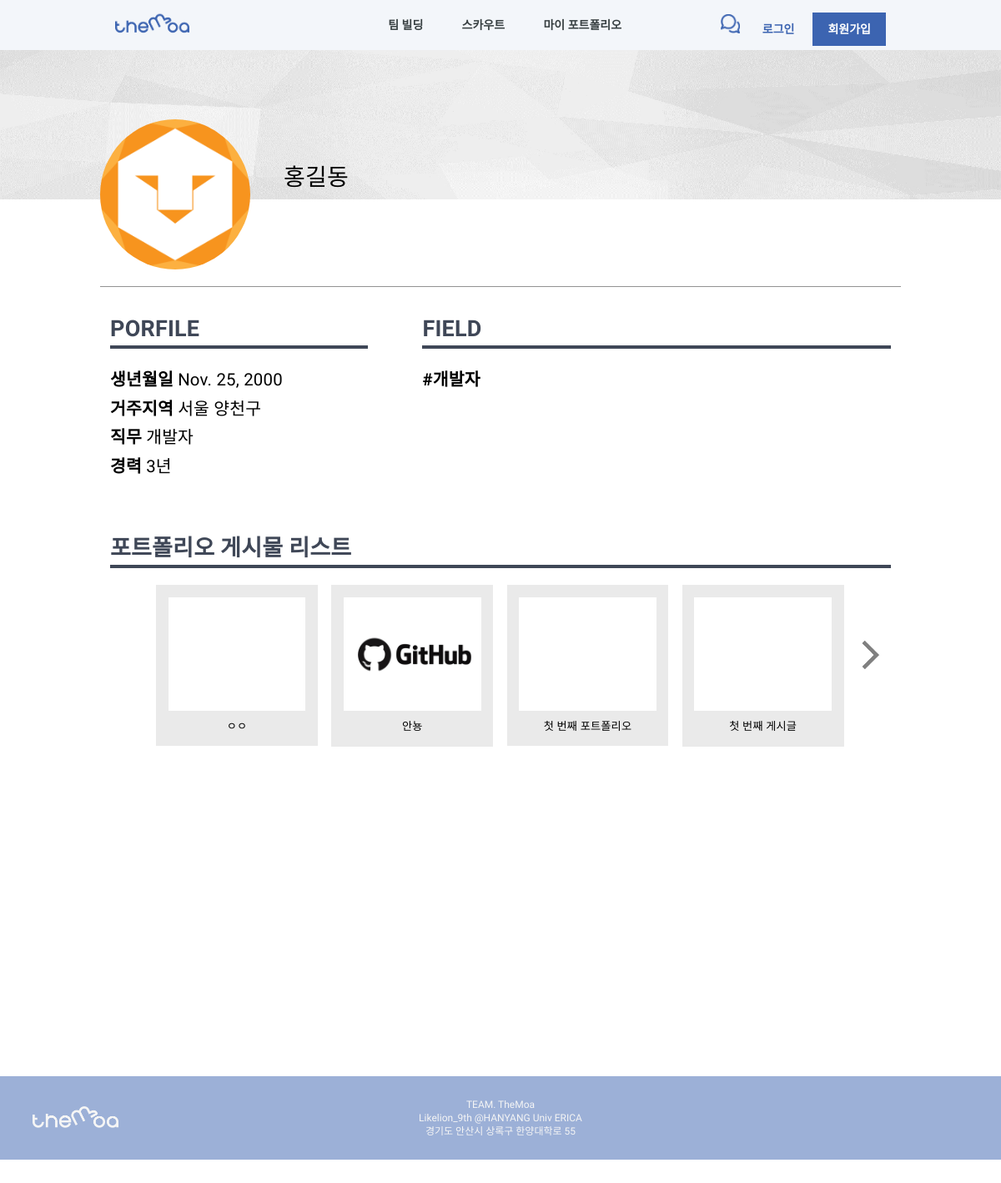
The app's page /portfolio/1, older data.
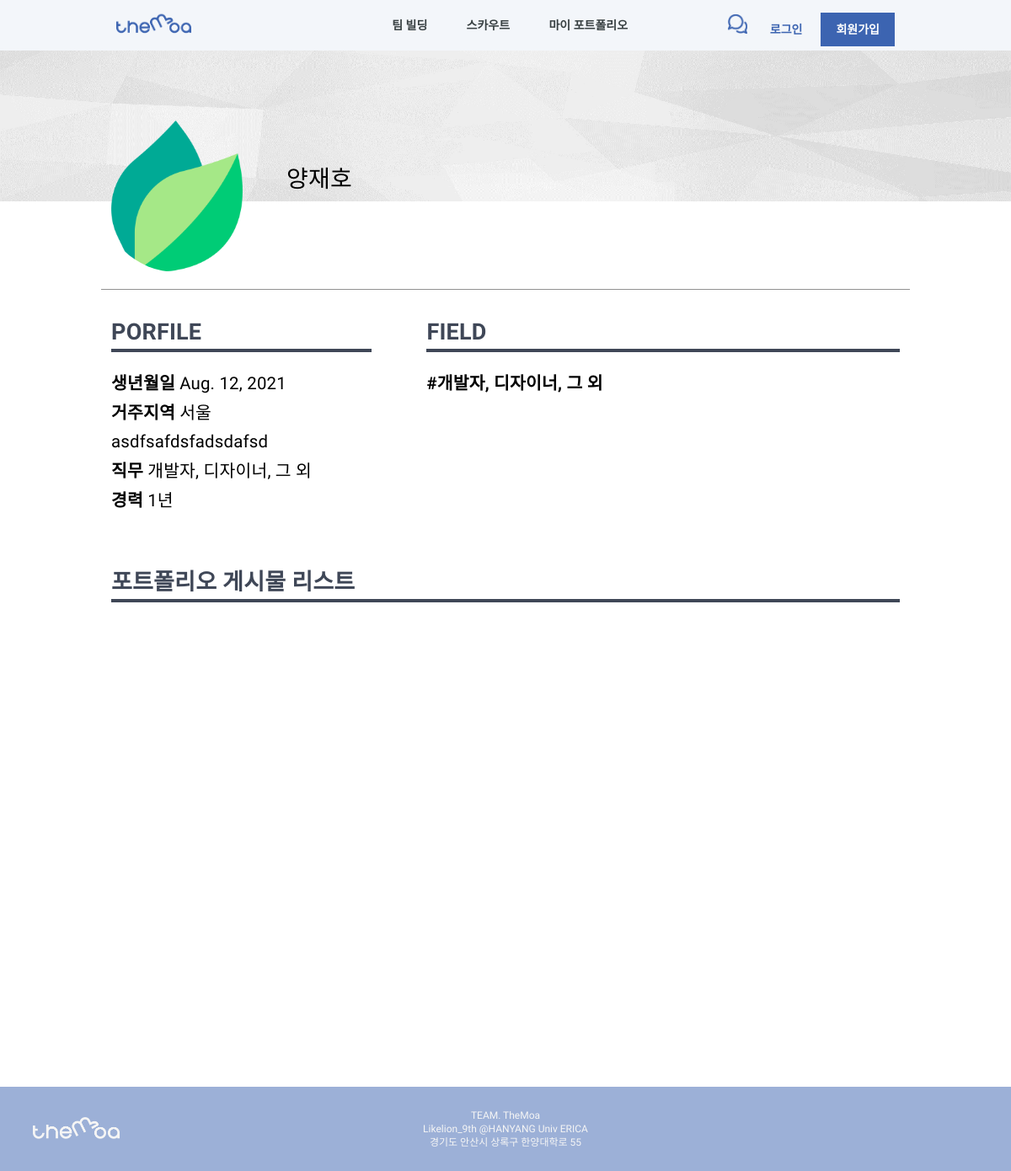
The same page, newer data.
### users/models.py (models this page shows)
class User(AbstractUser):
    image = models.ImageField(default="image/users/none/profile_default.png", upload_to="image/users" , blank=True, null=False)
    name = models.CharField(default='', max_length=300)
    birth_date = models.DateField(default=timezone.now)
    address_sido = models.CharField(default='', choices=LOCATE_CHOICES, max_length=200)
    address_gungu = models.CharField(default='', max_length=200)
    career = models.CharField(default='0', max_length=200, choices=CAREER_CHOICES)
    state = models.CharField(default='', blank=True, null=False, max_length=200, choices=STATE_CHOICES)
    role = MultiSelectField(default='Etc', choices=ROLE_CHOICES, max_choices=4, max_length=200)
    intro = models.TextField(default="", blank=True, null=False)

### mypf/models.py (models this page shows)
class Portfolio(models.Model):
    title = models.CharField(default='', max_length=50)
    image = models.ImageField(default='', upload_to="image/mypf/", blank=True, null=False)
    user_id = models.ForeignKey(User, on_delete=models.CASCADE, null=True)
    detail = models.TextField(blank=True, null=True)

### mypf/views.py (the view)
# urls.py: path('<int:id>', profile, name='profile'),
def profile(request, id):
    user_instance = None
    if request.user.id:
        user_instance = User.objects.get(pk=request.user.id)
    user = get_object_or_404(User, pk=id)
    pfs = Portfolio.objects.filter(user_id=id).order_by('-id')
    paginator = Paginator(pfs, 4)
    page = request.GET.get('page')
    pfs = paginator.get_page(page)
    context = {
        'user_instance': user_instance,
        'user_id':id,
        'obj': user,
        'pfs':pfs,
    }
    return render(request, 'mypf/profile.html', context)

### templates/mypf/profile.html (shortened to what this page needs)
{% extends 'base.html' %}
        {% load static %}
        {% block extrahead %}
        <link rel="stylesheet" href="../../static/css/base.css">
        <link rel="stylesheet" href="../../static/css/mypf/profile.css">
        {% endblock %}
{% block content %}
<div>
    <img class="profile-back" src="{% if obj.id == user.id %}../../static/img/mypf/back_img.png {% else %}../../static/img/profile_back.png {% endif %}">
    <div class="profile-container">
        <img src="../../media/{{obj.image}}"alt="프로필 사진">
        <div class="name-container">
            <p>{{obj.name}}</p>
        </div>
    </div>
    <div class="info-container">
        <div class="spec">
            <div>
                <div class="spec-title">
                    <p>PORFILE</p>
                </div>
                <strong>생년월일 </strong>{{obj.birth_date}} <br>
                <strong>거주지역 </strong>{{obj.address_sido}} {{obj.address_gungu}} <br>
                <strong>직무 </strong>{{obj.get_role_display}} <br>
                <strong>경력 </strong>{{obj.get_career_display}}
            </div>
            <div>
                <div class="spec-title">
                    <p>FIELD</p>
                </div>
                <strong>#{{obj.get_role_display}}</strong>
            </div>
        </div>
        <div class="portfolio">
            <div class="spec-title">
                <p>포트폴리오 게시물 리스트</p>
            </div>
            {% if pfs %}
            <div class="pf-box">
                <div class="pf-list">
                {% for pf in pfs %}
                    <a href="{% url 'mypf:detail_pf' user_id pf.id %}">
                        <div class="pf">
                            {% if pf.image %}
                            <img class="pf-img" src="../../media/{{pf.image}}" alt="">
                            {% else %}
                            <div class="pf-img" src="" alt=""></div>
                            {% endif %}
                            <p>{{pf.title}}</p>
                        </div>
                    </a>
                {% endfor %}
                </div>
                {% if pfs.has_next %}
                    <a href="?page={{pfs.next_page_number}}">
                        <div class="pf-btn2 next" style="background-image: url('../../static/img/mypf/pf_next.png')"></div>
                    </a>
                {% else %}
                <div class="pf-btn2"></div>
                {% endif %}
            </div>
            {% endif %}
        </div>
    </div>
</div>
{% endblock %}

Row changes from the older to the newer data that the page shows:
removed Portfolio: title "ㅇㅇ"
removed Portfolio: image (picture), title "안뇽"
removed Portfolio: title "첫 번째 포트폴리오"
removed Portfolio: title "첫 번째 게시글"
changed User "서울": image: a different picture; name "홍길동" → "양재호"; birth_date "Nov. 25, 2000" → "Aug. 12, 2021"; address_gungu "양천구" → "asdfsafdsfadsdafsd"; role "개발자" → "개발자, 디자이너, 그 외"; career "3년" → "1년"
